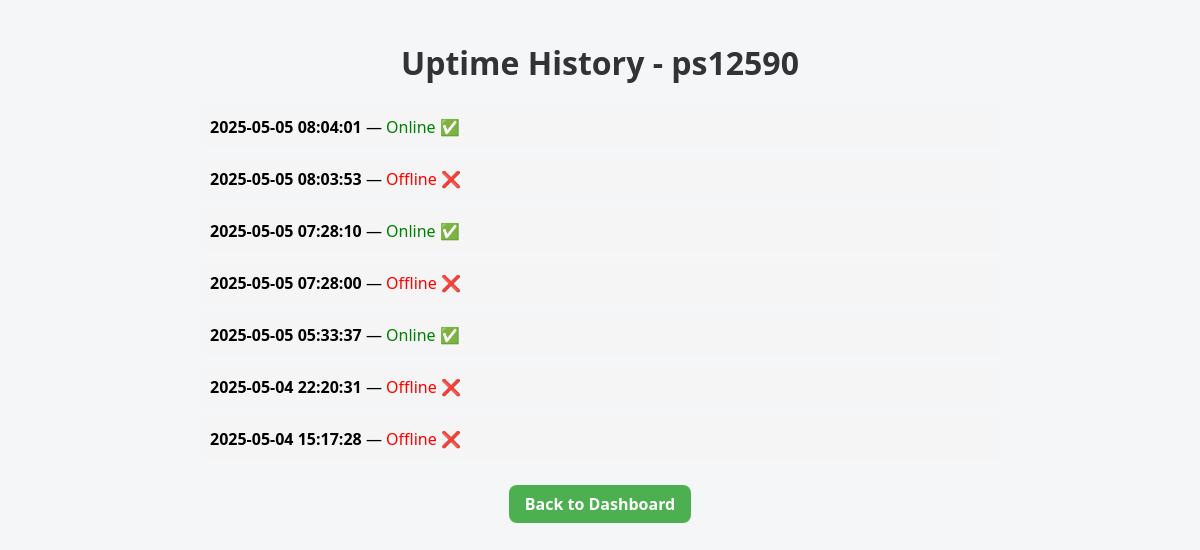
Screenshot of /logs/server/9 with the database file from the repository.
### app/database.py (models this page shows)
class Server(Base):
    __tablename__ = "servers"
    id = Column(Integer, primary_key=True, index=True)
    name = Column(String, index=True)
    address = Column(String, index=True)
    port = Column(Integer, nullable=True)
    status = Column(String, default="Unknown")
    check_type = Column(String, default="ping")  # ping, port, http, http-keyword
    keyword = Column(String, nullable=True)
    monitoring = Column(Boolean, default=True)
    category_id = Column(Integer, ForeignKey("categories.id"))
    category = relationship("Category", back_populates="servers")

class UptimeLog(Base):
    __tablename__ = "uptime_logs"
    id = Column(Integer, primary_key=True, index=True)
    server_id = Column(Integer, index=True)
    status = Column(String)  # Online یا Offline
    timestamp = Column(DateTime, default=datetime.utcnow)

### app/main.py (the view)
@app.get("/logs/server/{server_id}", response_class=HTMLResponse)
async def uptime_history(request: Request, server_id: int):
    db = SessionLocal()
    server = db.query(Server).filter(Server.id == server_id).first()
    logs = db.query(UptimeLog).filter(UptimeLog.server_id == server_id).order_by(UptimeLog.timestamp.desc()).all()
    db.close()
    if not server:
        return RedirectResponse(url="/", status_code=302)
    return templates.TemplateResponse("uptime_history.html", {
        "request": request,
        "server": server,
        "logs": logs
    })

### app/templates/uptime_history.html (shortened to what this page needs)
<!DOCTYPE html>
<html lang="en">
<head>
    <link rel="stylesheet" href="/static/styles.css">
</head>
<body>
    <h1 style="text-align:center;">Uptime History - {{ server.name }}</h1>
    <div class="log-container" style="max-width: 800px; margin: auto;">
        {% if logs %}
            <ul style="list-style: none; padding: 0;">
                {% for log in logs %}
                    <li style="margin: 10px 0; padding: 10px; background: #f5f5f5; border-radius: 6px;">
                        <strong>{{ log.timestamp.strftime('%Y-%m-%d %H:%M:%S') }}</strong> —
                        {% if log.status == "Online" %}
                            <span style="color: green;">Online ✅</span>
                        {% else %}
                            <span style="color: red;">Offline ❌</span>
                        {% endif %}
                    </li>
                {% endfor %}
            </ul>
        {% else %}
            <p style="text-align:center;">No history available yet.</p>
        {% endif %}
    </div>
    <div style="text-align: center; margin-top: 20px;">
        <a href="/" class="button button-start">Back to Dashboard</a>
    </div>
</body>
</html>

### app/static/styles.css (style rules this page uses)
body { font-family: 'Segoe UI', Tahoma, Geneva, Verdana, sans-serif; background-color: #f4f6f8; margin: 0; padding: 20px; }
h1 { text-align: center; color: #333; }
.button { display: inline-block; padding: 8px 16px; margin: 5px; border: none; border-radius: 8px; text-decoration: none; font-weight: bold; cursor: pointer; transition: background 0.3s; }
.button-start { background-color: #4CAF50; color: white; }

### rows the page displays
Server: name "ps12590"
UptimeLog: timestamp "2025-05-05 08:04:01", status "Online ✅"
UptimeLog: timestamp "2025-05-05 08:03:53", status "Offline ❌"
UptimeLog: timestamp "2025-05-05 07:28:10", status "Online ✅"
UptimeLog: timestamp "2025-05-05 07:28:00", status "Offline ❌"
UptimeLog: timestamp "2025-05-05 05:33:37", status "Online ✅"
UptimeLog: timestamp "2025-05-04 22:20:31", status "Offline ❌"
UptimeLog: timestamp "2025-05-04 15:17:28", status "Offline ❌"
